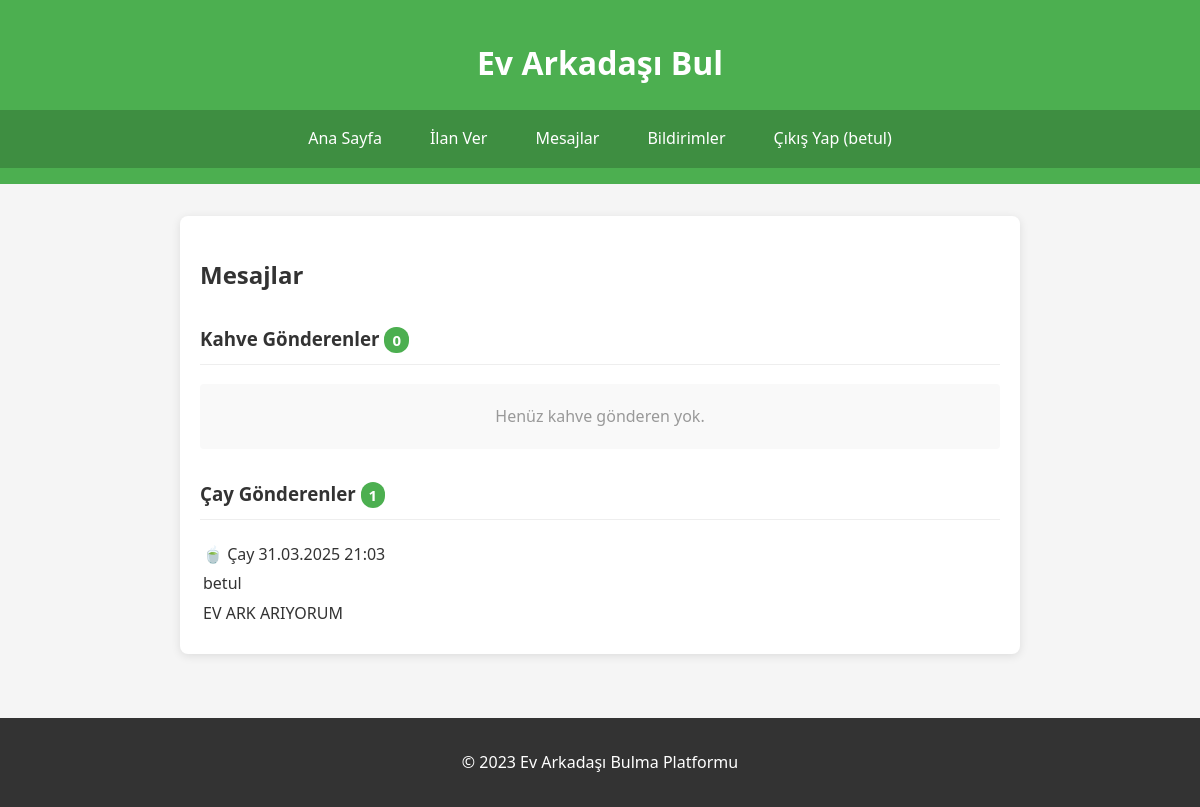
The page /mesajlar (signed in) on the database its author committed.
### tables this page shows
CREATE TABLE users (
            id INTEGER PRIMARY KEY AUTOINCREMENT,
            username TEXT UNIQUE NOT NULL,
            password TEXT NOT NULL,
            email TEXT UNIQUE NOT NULL,
            phone TEXT,
            created_at TIMESTAMP DEFAULT CURRENT_TIMESTAMP
        );

CREATE TABLE begeniler (
            id INTEGER PRIMARY KEY AUTOINCREMENT,
            ilan_id INTEGER NOT NULL,
            gonderen_id INTEGER NOT NULL,
            tip TEXT NOT NULL,  -- 'cay' veya 'kahve'
            tarih TIMESTAMP DEFAULT CURRENT_TIMESTAMP,
            FOREIGN KEY(ilan_id) REFERENCES ilanlar(id),
            FOREIGN KEY(gonderen_id) REFERENCES users(id),
            UNIQUE(ilan_id, gonderen_id)  -- Bir kullanıcı bir ilana sadece bir kez beğeni gönderebilir
        );

CREATE TABLE ilanlar (
            id INTEGER PRIMARY KEY AUTOINCREMENT,
            baslik TEXT NOT NULL,
            aciklama TEXT NOT NULL,
            fiyat REAL NOT NULL,
            konum TEXT NOT NULL,
            cinsiyet TEXT NOT NULL,
            oda_sayisi TEXT NOT NULL,
            sigara BOOLEAN DEFAULT 0,
            alkol BOOLEAN DEFAULT 0,
            evcil_hayvan BOOLEAN DEFAULT 0,
            resimler TEXT,
            tarih TIMESTAMP DEFAULT CURRENT_TIMESTAMP,
            user_id INTEGER,
            FOREIGN KEY(user_id) REFERENCES users(id)
        );

### app.py (the view)
@app.route('/mesajlar')
@login_required
def mesajlar():
    db = get_db()
    cursor = db.conn.cursor()
    cursor.execute(
        "SELECT COUNT(*) FROM ilanlar WHERE user_id = ?",
        (session['user_id'],)
    )
    is_ev_sahibi = cursor.fetchone()[0] > 0
    begeniler = []
    cursor.execute('''
        SELECT b.*, u.username, i.baslik as ilan_baslik,
               mi.durum as istek_durumu, mo.id as oda_id
        FROM begeniler b
        JOIN users u ON b.gonderen_id = u.id
        JOIN ilanlar i ON b.ilan_id = i.id
        LEFT JOIN mesaj_istekleri mi ON
            mi.ilan_id = b.ilan_id AND
            mi.gonderen_id = b.gonderen_id
        LEFT JOIN mesaj_odalari mo ON
            (mo.kullanici1_id = b.gonderen_id AND mo.kullanici2_id = ?) OR
            (mo.kullanici2_id = b.gonderen_id AND mo.kullanici1_id = ?)
        WHERE i.user_id = ? OR b.gonderen_id = ?
        ORDER BY b.tarih DESC
    ''', (session['user_id'], session['user_id'], session['user_id'], session['user_id']))
    begeniler = [dict(row) for row in cursor.fetchall()]
    kahve_gonderenler = [b for b in begeniler if b['tip'] == 'kahve']
    cay_gonderenler = [b for b in begeniler if b['tip'] == 'cay']
    return render_template('mesajlar.html',
                        kahve_gonderenler=kahve_gonderenler,
                        cay_gonderenler=cay_gonderenler,
                        is_ev_sahibi=is_ev_sahibi)

### app.py (called while the page is built)
@app.template_filter('datetimeformat')
def datetimeformat(value, format='%d.%m.%Y %H:%M'):
    if isinstance(value, str):
        value = datetime.strptime(value, '%Y-%m-%d %H:%M:%S')
    return value.strftime(format)

def get_db():
    if 'db' not in g:
        g.db = Database(app.config['DATABASE'])
    return g.db

def generate_csrf_token():
    if '_csrf_token' not in session:
        session['_csrf_token'] = secrets.token_hex(16)
    return session['_csrf_token']

def login_required(f):
    @wraps(f)
    def decorated_function(*args, **kwargs):
        if 'user_id' not in session:
            flash('Bu sayfayı görüntülemek için giriş yapmalısınız', 'danger')
            return redirect(url_for('login', next=request.url))
        return f(*args, **kwargs)
    return decorated_function

@app.context_processor
def inject_notification_count():
    if 'user_id' in session:
        db = get_db()
        cursor = db.conn.cursor()
        cursor.execute('''
            SELECT COUNT(*) FROM bildirimler
            WHERE user_id = ? AND okundu = 0
        ''', (session['user_id'],))
        unread = cursor.fetchone()[0]
        return {'unread_notifications': unread}
    return {'unread_notifications': 0}

### database.py (called while the page is built)
    def upgrade_database(self):
        try:
            cursor = self.conn.cursor()
            cursor.execute("PRAGMA table_info(mesaj_istekleri)")
            columns = [col[1] for col in cursor.fetchall()]
            if 'oda_id' not in columns:
                cursor.execute('ALTER TABLE mesaj_istekleri ADD COLUMN oda_id INTEGER REFERENCES mesaj_odalari(id)')
                self.conn.commit()
                print("Veritabanı şeması güncellendi: oda_id eklendi")
        except sqlite3.Error as e:
            print("Veritabanı güncelleme hatası:", e)

    def close(self):
        if hasattr(self, 'conn') and self.conn:
            self.conn.close()

    def __del__(self):
        self.close()

### templates/mesajlar.html (shortened to what this page needs)
{% extends "base.html" %}
{% block content %}
<section class="mesajlar-section">
    <h2>Mesajlar</h2>
    <div class="begeni-listesi">
        <h3>Kahve Gönderenler <span class="badge">{{ kahve_gonderenler|length }}</span></h3>
        {% if kahve_gonderenler %}
        <div class="begeni-grid">
            {% for begeni in kahve_gonderenler %}
            <div class="begeni-karti kahve">
                <div class="begeni-header">
                    <span class="begeni-tip">☕ Kahve</span>
                    <span class="begeni-tarih">{{ begeni.tarih|datetimeformat }}</span>
                </div>
                <div class="begeni-icerik">
                    <div class="kullanici-bilgi">
                        <span class="username">{{ begeni.username }}</span>
                        <span class="ilan-baslik">{{ begeni.ilan_baslik }}</span>
                    </div>
					<a href="{{ url_for('mesaj_odasi', oda_id=begeni.oda_id) if begeni.oda_id else '#' }}"
					   class="btn {% if begeni.oda_id %}btn-primary{% else %}btn-secondary disabled{% endif %}">
					   {% if begeni.oda_id %}Mesajlaş{% else %}Onay Bekliyor{% endif %}
					</a>
                </div>
            </div>
            {% endfor %}
        </div>
        {% else %}
        <p class="bos-liste">Henüz kahve gönderen yok.</p>
        {% endif %}
        <h3>Çay Gönderenler <span class="badge">{{ cay_gonderenler|length }}</span></h3>
		{% if cay_gonderenler %}
		<table>
			{% for begeni in cay_gonderenler %}
			<tr>
				<td>🍵 Çay</td>
				<td>{{ begeni.tarih|datetimeformat }}</td>
			</tr>
			<tr>
				<td colspan="2">{{ begeni.username }}</td>
			</tr>
			<tr>
				<td colspan="2">{{ begeni.ilan_baslik }}</td>
			</tr>
			<tr>
				<td colspan="2">
				</td>
			</tr>
			{% endfor %}
		</table>
		{% else %}
		<p>Henüz çay gönderen yok.</p>
		{% endif %}
    </div>
</section>
{% endblock %}

### templates/base.html (shortened to what this page needs)
<!DOCTYPE html>
<html lang="tr">
<head>
    <link rel="stylesheet" href="{{ url_for('static', filename='css/style.css') }}">
</head>
<body>
    <header>
        <h1>Ev Arkadaşı Bul</h1>
			<nav>
				<a href="{{ url_for('index') }}">Ana Sayfa</a>
				{% if 'user_id' in session %}
					<a href="{{ url_for('ilan_ver') }}">İlan Ver</a>
					<a href="{{ url_for('mesajlar') }}">Mesajlar</a>
					<a href="{{ url_for('bildirimler') }}">
						Bildirimler
					</a>
					<a href="{{ url_for('logout') }}">Çıkış Yap ({{ session['username'] }})</a>
				{% else %}
					<a href="{{ url_for('login') }}">Giriş Yap</a>
				{% endif %}
			</nav>
    </header>
    <main>
        {% block content %}{% endblock %}
    </main>
    <footer>
        <p>&copy; 2023 Ev Arkadaşı Bulma Platformu</p>
    </footer>
</body>
</html>

### static/css/style.css (style rules this page uses)
body { font-family: 'Segoe UI', Tahoma, Geneva, Verdana, sans-serif; line-height: 1.6; margin: 0; padding: 0; color: #333; background-color: #f5f5f5; }
header { background-color: #4CAF50; color: white; padding: 1rem 0; text-align: center; }
nav { display: flex; justify-content: center; gap: 1rem; padding: 0.5rem 0; background-color: #3e8e41; }
nav a { color: white; text-decoration: none; padding: 0.5rem 1rem; border-radius: 4px; transition: background-color 0.3s; }
main { padding: 2rem; max-width: 1200px; margin: 0 auto; }
footer { text-align: center; padding: 1rem 0; background-color: #333; color: white; margin-top: 2rem; }
.mesajlar-section { max-width: 800px; margin: 0 auto; padding: 20px; background: white; border-radius: 8px; box-shadow: 0 2px 10px rgba(0,0,0,0.1); }
.begeni-listesi h3 { margin-top: 30px; padding-bottom: 10px; border-bottom: 1px solid #eee; color: #333; }
.badge { background: #4CAF50; color: white; padding: 3px 8px; border-radius: 12px; font-size: 0.8em; }
.bos-liste { color: #999; text-align: center; padding: 20px; background: #f9f9f9; border-radius: 4px; }

### rows shown on the page
users: username "betul"
begeniler: tarih "31.03.2025 21:03", username "betul", ilan_baslik "EV ARK ARIYORUM"

### other values the page prints
{{ kahve_gonderenler|length }} "0"
{{ cay_gonderenler|length }} "1"
